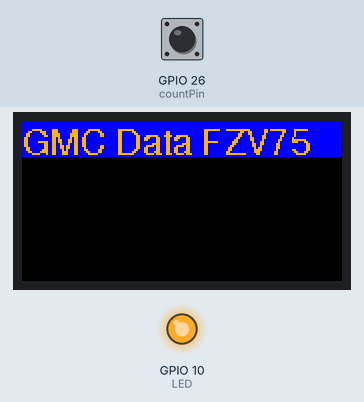
Simulated run of this sketch. Board: ESP32. On the bench: 160×80 colour display, output pins drawn as LEDs (lit = HIGH). The inputs (shaded band) are chosen by the test bench; at power-on: GPIO 26 (countPin) HIGH. WiFi joins after 1.5 s; servers stay silent unless stated; what the sketch prints to the serial monitor is not drawn.

Above: at 2.8 s.
2.9 s: GPIO 26 (countPin) pulled LOW for 0.15 s
At 4.1 s:
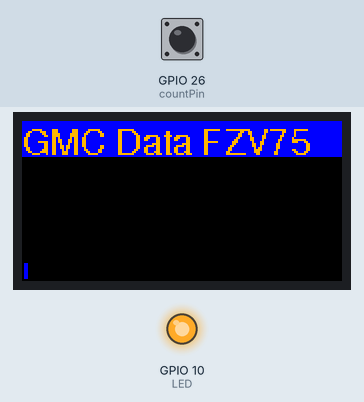
4.5 s: GPIO 26 (countPin) pulled LOW for 1 s
At 5.5 s:
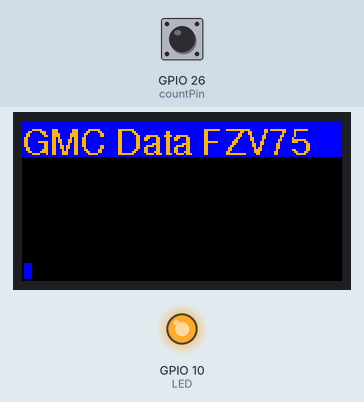
7.0 s: GPIO 26 (countPin) pulled LOW for 0.15 s
At 7.4 s:
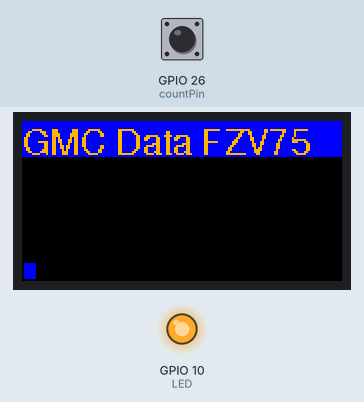
8.6 s: GPIO 26 (countPin) pulled LOW for 1 s
At 9.8 s:
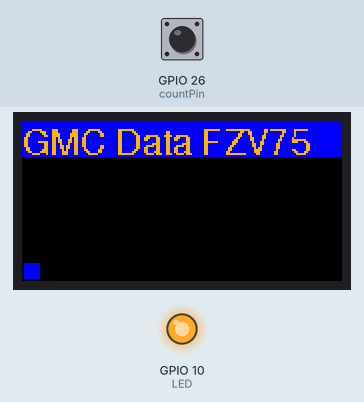
Timing chart, 0 to 11.6 s (numbered marks = the images above; inputs shaded):
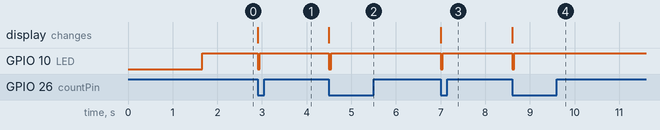

Measured:
- after the input at 2.9 s, GPIO 10 (LED): HIGH → LOW at once, → HIGH 0.05 s later; the display: changes at once (image 1)
- after the input at 4.5 s, GPIO 10 (LED): HIGH → LOW at once, → HIGH 0.05 s later; the display: changes at once (image 2)
- after the input at 7.0 s, GPIO 10 (LED): HIGH → LOW at once, → HIGH 0.05 s later; the display: changes at once (image 3)
- after the input at 8.6 s, GPIO 10 (LED): HIGH → LOW at once, → HIGH 0.05 s later; the display: changes at once (image 4)

The sketch:

M5StickC_GMC_PiGI.ino
```cpp
/*
 * File: M5StickC_GMC_PiGI.ino
 *
 * Program for Geiger-Müller-Counter PiGI collects GMC pulses and calculates CPM and uSv/h
 * to send them to Thingspeak for visualization afterwards.
 * Based on makerGeiger.ino by Bernd Laquai https://github.com/opengeiger/makerGeiger
 *
 * Board used is M5StickC.
 * GMC pulse output is connected to GPIO26.
 *
 * 2022-04-22 Claus Kühnel info@ckuehnel.ch
 */
#include <M5StickC.h>
#include <WiFi.h>
#include "arduino_secrets.h"
#include "ThingSpeak.h" // always include thingspeak header file after other header files and custom macros

// Stock font and GFXFF reference handle
#define GFXFF 1
#define FF12 &FreeSans9pt7b
#define FF18 &FreeSans12pt7b

#define calFactor 1

float convFactor = 53.0;          // cpm/μSv/h
const uint16_t LED = 10;
const uint8_t displayWidth = 80;
const uint8_t displayHeight = 160;
const uint16_t countPin = 26;     // GPIO26 for counting GMC pulses

const uint16_t MAXCNT = 100;
volatile uint8_t counter = 0;
unsigned long tick, oldTime = 0;
volatile boolean iflag = false;

unsigned long previous_time = 0;
const unsigned long DELAY = 30000;  // 30 seconds delay

WiFiClient client;

void IRAM_ATTR counterISR()
{
  counter++;
  iflag = true;
  digitalWrite(LED, LOW);
  tick = millis();
}

void setup()
{
  M5.begin();
  Serial.printf("\nReading PiGI GMC connected to M5StickC G26\n");
  initLCD();
  initWiFi();
  ThingSpeak.begin(client);  // Initialize ThingSpeak
  pinMode(LED, OUTPUT); digitalWrite(LED, HIGH);
  pinMode(countPin, INPUT_PULLUP);
  attachInterrupt(digitalPinToInterrupt(countPin), counterISR, FALLING);
}

void loop()
{
  unsigned long current_time = millis(); // number of milliseconds since the upload

  // checking for WIFI connection
  if ((WiFi.status() != WL_CONNECTED) && (current_time - previous_time >= DELAY))
  {
    Serial.print(millis());
    Serial.println(" - Reconnecting to WIFI network");
    WiFi.disconnect();
    WiFi.reconnect();
    previous_time = current_time;
  }

  if (iflag)
  {
    iflag = false;
    Serial.print(".");
    M5.Lcd.fillRect(1, 71, 1 + (int) counter * 1.77f, 8, BLUE);
  }
  if (millis() - tick > 50) digitalWrite(LED, HIGH);

  if (counter >= MAXCNT)
  {
    detachInterrupt(digitalPinToInterrupt(countPin));
    unsigned long now = millis();
    unsigned long dt = now - oldTime;
    float rate = (float) MAXCNT * 60.0 * 1000.0 / (float) dt/calFactor;
    Serial.printf("\nCount rate = %5.1f CPM", rate);
    dispValue(round(rate));
    float dose = rate/convFactor;
    Serial.printf("\t\tDosis = %5.3lf uSv/h\n", dose);

    // set the fields with the values
    ThingSpeak.setField(1, rate);
    ThingSpeak.setField(2, dose);

    // write to the ThingSpeak channel
    int x = ThingSpeak.writeFields(myChannelNumber, myWriteAPIKey);
    if(x == 200) Serial.println("Channel update successful.");
    else         Serial.println("Problem updating channel. HTTP error code " + String(x));

    oldTime = millis();
    counter = 0;
    M5.Lcd.fillRect(1, 71, displayHeight-2, 8, BLACK);
    attachInterrupt(digitalPinToInterrupt(countPin), counterISR, FALLING);
  }
}
```

WiFi.ino
```cpp
// WiFi Initialization

void initWiFi()
{
  WiFi.mode(WIFI_STA);
  Serial.print("\nConnecting to ");
  Serial.println(ssid);
  WiFi.disconnect();
  WiFi.begin(ssid,password);
  Serial.print("MAC: " );Serial.println(WiFi.macAddress());
  while (WiFi.status() != WL_CONNECTED)
  {
    delay(500);
    Serial.print(".");
  }
  Serial.println("\nWiFi connected");
  Serial.print("IP address: ");
  Serial.println(WiFi.localIP());
}
```

arduino_secrets.h
```cpp
// This file contains credentials to access several services

// WiFi
const char* ssid       = "Sunrise_2.4GHz_8AC2A0";
const char* password   = "u2u7fgzv31Ds";

// Thingspeak
unsigned long myChannelNumber = 1713372;
const char * myWriteAPIKey = "IJPKON3LZB40J6YD";
```

LCD.ino
```cpp
// Display routines

void initLCD(void)
{
  M5.Lcd.setRotation(3);
  M5.Lcd.setFreeFont(FF12);                 // Select the font
  M5.Lcd.setTextDatum(BL_DATUM);
  M5.Lcd.fillRect(0,0,displayHeight,18, BLUE);
  M5.Lcd.setTextColor(TFT_ORANGE, BLUE);
  M5.Lcd.setCursor(0, 16);
  M5.Lcd.print("GMC Data FZV75");
  M5.Lcd.setFreeFont(FF18);
  M5.Lcd.setTextColor(WHITE, BLACK);
}

void dispValue(uint32_t number)
{
  M5.Lcd.fillRect(0,40,displayHeight,20, BLACK);
  M5.Lcd.setTextColor(WHITE, BLACK);
  M5.Lcd.drawString(String(number)+ " CPM", 20, 60, GFXFF);
}
```
